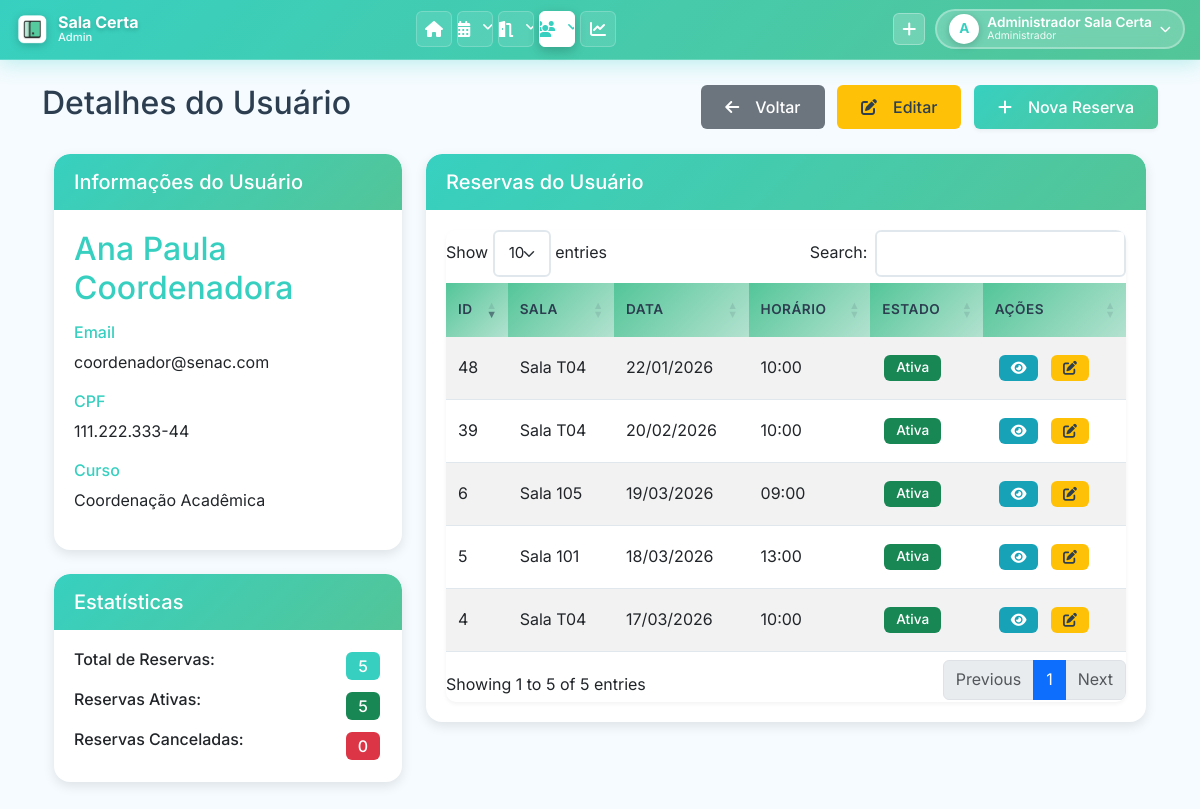
Page /pages/ver_usuario.php?id=2 (signed in) on the committed database.
### tables this page shows
CREATE TABLE `USUARIO` (
    `USUARIO_ID` INT(11) NOT NULL AUTO_INCREMENT,
    `USUARIO_NOME` VARCHAR(255) NOT NULL,
    `USUARIO_EMAIL` VARCHAR(255) NOT NULL,
    `USUARIO_SENHA` VARCHAR(255) NOT NULL COMMENT 'Hash bcrypt via password_hash() ou texto puro (legado)',
    `USUARIO_CPF` VARCHAR(14) NOT NULL COMMENT 'Formato: 000.000.000-00 ou apenas números',
    `USUARIO_CURSO` VARCHAR(255) DEFAULT NULL,
    `TIPO_USUARIO` ENUM('admin', 'comum') NOT NULL DEFAULT 'comum',
    `SETOR` VARCHAR(255) DEFAULT '' COMMENT 'Se preenchido, permite acesso ao painel admin',
    `FOTO_PERFIL` VARCHAR(500) DEFAULT NULL COMMENT 'Caminho relativo: uploads/perfil/user_X_timestamp.png',
    PRIMARY KEY (`USUARIO_ID`),
    UNIQUE KEY `uk_usuario_email` (`USUARIO_EMAIL`),
    UNIQUE KEY `uk_usuario_cpf` (`USUARIO_CPF`)
);

CREATE TABLE `RESERVA_SALA` (
    `RESERVA_ID` INT(11) NOT NULL AUTO_INCREMENT,
    `USUARIO_ID` INT(11) NOT NULL,
    `SALA_ID` INT(11) NOT NULL,
    `DATA_RESERVA` DATE NOT NULL COMMENT 'Data da reserva (YYYY-MM-DD)',
    `HORA_INICIO` TIME NOT NULL COMMENT 'Horário de início (HH:MM:SS)',
    `TEMPO_RESERVA` TIME NOT NULL COMMENT 'Duração da reserva (ex: 01:30:00)',
    `ESTADO` ENUM('Ativa', 'Cancelada', 'Pendente', 'Reservado') NOT NULL DEFAULT 'Ativa',
    PRIMARY KEY (`RESERVA_ID`),
    KEY `idx_reserva_usuario` (`USUARIO_ID`),
    KEY `idx_reserva_sala` (`SALA_ID`),
    KEY `idx_reserva_data` (`DATA_RESERVA`),
    KEY `idx_reserva_estado` (`ESTADO`),
    KEY `idx_reserva_sala_data_estado` (`SALA_ID`, `DATA_RESERVA`, `ESTADO`) COMMENT 'Índice composto para verificação de conflitos',
    CONSTRAINT `fk_reserva_usuario` FOREIGN KEY (`USUARIO_ID`) REFERENCES `USUARIO` (`USUARIO_ID`) ON DELETE RESTRICT ON UPDATE CASCADE,
    CONSTRAINT `fk_reserva_sala` FOREIGN KEY (`SALA_ID`) REFERENCES `SALA` (`SALA_ID`) ON DELETE RESTRICT ON UPDATE CASCADE
);

CREATE TABLE `SALA` (
    `SALA_ID` INT(11) NOT NULL AUTO_INCREMENT,
    `NUM_SALA` VARCHAR(50) NOT NULL COMMENT 'Número/código da sala (ex: 101, T01, LAB-01)',
    `QTD_PESSOAS` INT(11) NOT NULL DEFAULT 0 COMMENT 'Capacidade máxima de pessoas',
    `DESCRICAO` TEXT DEFAULT NULL COMMENT 'Descrição da sala e recursos disponíveis',
    `TIPO_SALA` VARCHAR(100) DEFAULT '' COMMENT 'Tipo: Sala de Aula, Laboratório, Auditório, Sala de Reunião, Biblioteca',
    `SETOR_RESPONSAVEL` VARCHAR(255) DEFAULT '' COMMENT 'Setor responsável pela sala',
    PRIMARY KEY (`SALA_ID`),
    UNIQUE KEY `uk_num_sala` (`NUM_SALA`)
);

### classes/Usuario.php (called while the page is built, shortened)
<?php
class Usuario {
    public static function buscarPorId($id) {
        $conn = Conexao::getConn();
        $sql = "SELECT * FROM USUARIO WHERE USUARIO_ID = :id";
        $stmt = $conn->prepare($sql);
        $stmt->bindValue(':id', $id);
        $stmt->execute();
        return $stmt->fetch();
    }
}

### classes/Reserva.php (called while the page is built, shortened)
<?php
class Reserva {
    public static function listarPorUsuario($usuarioId) {
        $conn = Conexao::getConn();
        $sql = "SELECT r.*, s.NUM_SALA
                FROM RESERVA_SALA r
                JOIN SALA s ON r.SALA_ID = s.SALA_ID
                WHERE r.USUARIO_ID = :usuarioId
                ORDER BY r.DATA_RESERVA DESC, r.HORA_INICIO DESC";
        $stmt = $conn->prepare($sql);
        $stmt->bindValue(':usuarioId', $usuarioId);
        $stmt->execute();
        return $stmt->fetchAll();
    }
}

### pages/ver_usuario.php (the view, shortened to what this page needs)
<?php
require_once '../classes/Usuario.php';
require_once '../classes/Reserva.php';
$id = $_GET['id'];
$usuario = Usuario::buscarPorId($id);
$reservas = Reserva::listarPorUsuario($id);
$reservas_ativas = 0;
$reservas_canceladas = 0;
foreach ($reservas as $reserva) {
    if ($reserva['ESTADO'] == 'Ativa') {
        $reservas_ativas++;
    } else {
        $reservas_canceladas++;
    }
}
include '../includes/header.php';
?>
<div class="row">
    <div class="col-md-12">
        <div class="d-flex justify-content-between align-items-center mb-4">
            <h2>Detalhes do Usuário</h2>
            <div>
                <a href="usuarios.php" class="btn btn-secondary">
                    <i class="fas fa-arrow-left me-2"></i>Voltar
                </a>
                <a href="editar_usuario.php?id=<?php echo $usuario['USUARIO_ID']; ?>" class="btn btn-warning ms-2">
                    <i class="fas fa-edit me-2"></i>Editar
                </a>
                <a href="nova_reserva.php" class="btn btn-primary ms-2">
                    <i class="fas fa-plus me-2"></i>Nova Reserva
                </a>
            </div>
        </div>
        <div class="row">
            <div class="col-md-4">
                <div class="card">
                    <div class="card-header">
                        <h5 class="card-title mb-0">Informações do Usuário</h5>
                    </div>
                    <div class="card-body">
                        <h2 class="mb-3 text-primary"><?php echo $usuario['USUARIO_NOME']; ?></h2>
                        <div class="mb-3">
                            <h6 class="text-primary">Email</h6>
                            <p><?php echo $usuario['USUARIO_EMAIL']; ?></p>
                        </div>
                        <div class="mb-3">
                            <h6 class="text-primary">CPF</h6>
                            <p><?php echo $usuario['USUARIO_CPF']; ?></p>
                        </div>
                        <div class="mb-3">
                            <h6 class="text-primary">Curso</h6>
                            <p><?php echo $usuario['USUARIO_CURSO']; ?></p>
                        </div>
                    </div>
                </div>
                <div class="card mt-4">
                    <div class="card-header">
                        <h5 class="card-title mb-0">Estatísticas</h5>
                    </div>
                    <div class="card-body">
                        <div class="d-flex justify-content-between mb-2">
                            <h6>Total de Reservas:</h6>
                            <span class="badge bg-primary fs-6"><?php echo count($reservas); ?></span>
                        </div>
                        <div class="d-flex justify-content-between mb-2">
                            <h6>Reservas Ativas:</h6>
                            <span class="badge bg-success fs-6"><?php echo $reservas_ativas; ?></span>
                        </div>
                        <div class="d-flex justify-content-between">
                            <h6>Reservas Canceladas:</h6>
                            <span class="badge bg-danger fs-6"><?php echo $reservas_canceladas; ?></span>
                        </div>
                    </div>
                </div>
            </div>
            <div class="col-md-8">
                <div class="card">
                    <div class="card-header">
                        <h5 class="card-title mb-0">Reservas do Usuário</h5>
                    </div>
                    <div class="card-body">
                        <?php if (count($reservas) > 0): ?>
                        <div class="table-responsive">
                            <table class="table table-striped table-hover datatable">
                                <thead>
                                    <tr>
                                        <th>ID</th>
                                        <th>Sala</th>
                                        <th>Data</th>
                                        <th>Horário</th>
                                        <th>Estado</th>
                                        <th>Ações</th>
                                    </tr>
                                </thead>
                                <tbody>
                                    <?php foreach ($reservas as $reserva): ?>
                                    <tr>
                                        <td><?php echo $reserva['RESERVA_ID']; ?></td>
                                        <td>Sala <?php echo $reserva['NUM_SALA']; ?></td>
                                        <td><?php echo date('d/m/Y', strtotime($reserva['DATA_RESERVA'])); ?></td>
                                        <td><?php echo date('H:i', strtotime($reserva['HORA_INICIO'])); ?></td>
                                        <td>
                                            <span class="badge bg-<?php echo $reserva['ESTADO'] == 'Ativa' ? 'success' : 'danger'; ?>">
                                                <?php echo $reserva['ESTADO']; ?>
                                            </span>
                                        </td>
                                        <td>
                                            <a href="ver_reserva.php?id=<?php echo $reserva['RESERVA_ID']; ?>" class="btn btn-sm btn-info" data-bs-toggle="tooltip" title="Ver detalhes">
                                                <i class="fas fa-eye"></i>
                                            </a>
                                            <?php if ($reserva['ESTADO'] == 'Ativa'): ?>
                                            <a href="editar_reserva.php?id=<?php echo $reserva['RESERVA_ID']; ?>" class="btn btn-sm btn-warning" data-bs-toggle="tooltip" title="Editar">
                                                <i class="fas fa-edit"></i>
                                            </a>
                                            <?php endif; ?>
                                        </td>
                                    </tr>
                                    <?php endforeach; ?>
                                </tbody>
                            </table>
                        </div>
                        <?php else: ?>
                        <div class="alert alert-info">
                            <i class="fas fa-info-circle me-2"></i>Este usuário não possui reservas.
                        </div>
                        <?php endif; ?>
                    </div>
                </div>
            </div>
        </div>
    </div>
</div>
<?php include '../includes/footer.php'; ?>

### assets/css/style.css (style rules this page uses)
:root { --primary: #37D0C0; --primary-dark: #2bb8a8; --primary-light: #53C598; --secondary: #B3E2D0; --accent: #e40b0b; --bg-light: #F5FBFF; --bg-white: #ffffff; --text-dark: #2c3e50; --text-light: #7f8c8d; --text-white: #ffffff; --border-color: #e1e8ed; --shadow-sm: 0 2px 4px rgba(0, 0, 0, 0.05); --shadow-md: 0 4px 12px rgba(0, 0, 0, 0.1); --shadow-lg: 0 8px 24px rgba(0, 0, 0, 0.12); --shadow-xl: 0 12px 40px rgba(0, 0, 0, 0.15); --transition: all 0.3s cubic-bezier(0.4, 0, 0.2, 1); --radius-sm: 6px; --radius-md: 10px; --radius-lg: 16px; }
* { margin: 0; padding: 0; box-sizing: border-box; }
body { font-family: 'Inter', 'Segoe UI', Tahoma, Geneva, Verdana, sans-serif; background-color: var(--bg-light); color: var(--text-dark); line-height: 1.6; overflow-x: hidden; }
.card { border: none; border-radius: var(--radius-lg); box-shadow: var(--shadow-md); margin-bottom: 24px; transition: var(--transition); overflow: hidden; background: var(--bg-white); animation: fadeIn 0.5s ease-out; }
.card-header { background: linear-gradient(135deg, var(--primary), var(--primary-light)); color: var(--text-white); border: none; padding: 18px 24px; font-weight: 600; font-size: 1.1rem; border-radius: var(--radius-lg) var(--radius-lg) 0 0 !important; }
.card-body { padding: 24px; }
.btn { border-radius: var(--radius-sm); padding: 10px 24px; font-weight: 500; transition: var(--transition); border: none; display: inline-flex; align-items: center; gap: 8px; }
.btn-primary { background: linear-gradient(135deg, var(--primary), var(--primary-light)); color: var(--text-white); box-shadow: var(--shadow-sm); }
.btn-secondary { background: #6c757d; color: var(--text-white); }
.btn-warning { background: #ffc107; color: var(--text-dark); }
.btn-info { background: #17a2b8; color: var(--text-white); }
.btn-sm { padding: 6px 12px; font-size: 0.875rem; }
.table-responsive { border-radius: var(--radius-md); overflow: hidden; box-shadow: var(--shadow-sm); }
.table { margin-bottom: 0; }
.table thead th { background: linear-gradient(135deg, var(--primary-light), var(--secondary)); color: var(--text-dark); border: none; font-weight: 600; text-transform: uppercase; font-size: 0.85rem; letter-spacing: 0.5px; padding: 16px 12px; }
.table tbody tr { transition: var(--transition); border-bottom: 1px solid var(--border-color); }
.table tbody td { padding: 14px 12px; vertical-align: middle; }
.badge { padding: 6px 12px; border-radius: var(--radius-sm); font-weight: 500; font-size: 0.85rem; }
.text-primary { color: var(--primary) !important; }
.bg-primary { background: var(--primary) !important; }
html { scroll-behavior: smooth; }

### assets/css/global.css (style rules this page uses)
body { padding: 0 !important; margin: 0 !important; }
.card, .alert, .table-responsive, .row { margin-left: 0 !important; margin-right: 0 !important; }
.row { margin-left: 0; margin-right: 0; }
.col, [class*="col-"] { padding-left: calc(var(--bs-gutter-x) * .5); padding-right: calc(var(--bs-gutter-x) * .5); }
html { scroll-behavior: smooth; }
body { overflow-x: hidden; }
.mb-4 { margin-bottom: 1.5rem !important; }
.card-body { padding: 1.25rem !important; }
.card-header { padding: 1rem 1.25rem !important; }
.btn { margin: 0.25rem; }
.btn-group .btn, .d-flex .btn { margin: 0; }
* { box-sizing: border-box; }
.badge { margin: 0.125rem; }

### rows in the picture
usuario: USUARIO_NOME "Ana Paula Coordenadora", USUARIO_EMAIL "coordenador@senac.com", USUARIO_CPF "111.222.333-44", USUARIO_CURSO "Coordenação Acadêmica"
reserva_sala: RESERVA_ID "6", SALA_ID.NUM_SALA "105", DATA_RESERVA "19/03/2026", HORA_INICIO "09:00", ESTADO "Ativa"
reserva_sala: RESERVA_ID "5", SALA_ID.NUM_SALA "101", DATA_RESERVA "18/03/2026", HORA_INICIO "13:00", ESTADO "Ativa"
reserva_sala: RESERVA_ID "4", SALA_ID.NUM_SALA "T04", DATA_RESERVA "17/03/2026", HORA_INICIO "10:00", ESTADO "Ativa"
reserva_sala: RESERVA_ID "39", SALA_ID.NUM_SALA "T04", DATA_RESERVA "20/02/2026", HORA_INICIO "10:00", ESTADO "Ativa"
reserva_sala: RESERVA_ID "48", SALA_ID.NUM_SALA "T04", DATA_RESERVA "22/01/2026", HORA_INICIO "10:00", ESTADO "Ativa"

### other values in the picture
substr($_SESSION['usuario_nome'], 0, 1) "A"
$_SESSION['usuario_nome'] "Administrador Sala Certa"
count($reservas) "5"
$reservas_ativas "5"
$reservas_canceladas "0"
